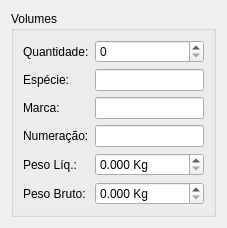
         <widget class="QWidget" name="tab_12">
          <attribute name="title">
           <string>Volumes</string>
          </attribute>
          <layout class="QGridLayout" name="gridLayout_59">
           <item row="0" column="0">
            <widget class="QGroupBox" name="groupBox_19">
             <property name="title">
              <string>Volumes</string>
             </property>
             <layout class="QGridLayout" name="gridLayout_58">
              <item row="1" column="1">
               <widget class="QLineEdit" name="lineEditVolumesEspecie"/>
              </item>
              <item row="2" column="1">
               <widget class="QLineEdit" name="lineEditVolumesMarca"/>
              </item>
              <item row="3" column="1">
               <widget class="QLineEdit" name="lineEditVolumesNumeracao"/>
              </item>
              <item row="0" column="0">
               <widget class="QLabel" name="label_75">
                <property name="text">
                 <string>Quantidade:</string>
                </property>
               </widget>
              </item>
              <item row="1" column="0">
               <widget class="QLabel" name="label_87">
                <property name="text">
                 <string>Espécie:</string>
                </property>
               </widget>
              </item>
              <item row="2" column="0">
               <widget class="QLabel" name="label_88">
                <property name="text">
                 <string>Marca:</string>
                </property>
               </widget>
              </item>
              <item row="3" column="0">
               <widget class="QLabel" name="label_89">
                <property name="text">
                 <string>Numeração:</string>
                </property>
               </widget>
              </item>
              <item row="4" column="0">
               <widget class="QLabel" name="label_90">
                <property name="text">
                 <string>Peso Líq.:</string>
                </property>
               </widget>
              </item>
              <item row="5" column="0">
               <widget class="QLabel" name="label_91">
                <property name="text">
                 <string>Peso Bruto:</string>
                </property>
               </widget>
              </item>
              <item row="4" column="1">
               <widget class="QDoubleSpinBox" name="doubleSpinBoxVolumesPesoLiq">
                <property name="suffix">
                 <string> Kg</string>
                </property>
                <property name="decimals">
                 <number>3</number>
                </property>
                <property name="maximum">
                 <double>99999999.989999994635582</double>
                </property>
               </widget>
              </item>
              <item row="5" column="1">
               <widget class="QDoubleSpinBox" name="doubleSpinBoxVolumesPesoBruto">
                <property name="suffix">
                 <string> Kg</string>
                </property>
                <property name="decimals">
                 <number>3</number>
                </property>
                <property name="maximum">
                 <double>99999999.989999994635582</double>
                </property>
               </widget>
              </item>
              <item row="0" column="1">
               <widget class="QSpinBox" name="spinBoxVolumesQuant">
                <property name="maximum">
                 <number>9999999</number>
                </property>
               </widget>
              </item>
             </layout>
            </widget>
           </item>
          </layout>
         </widget>
